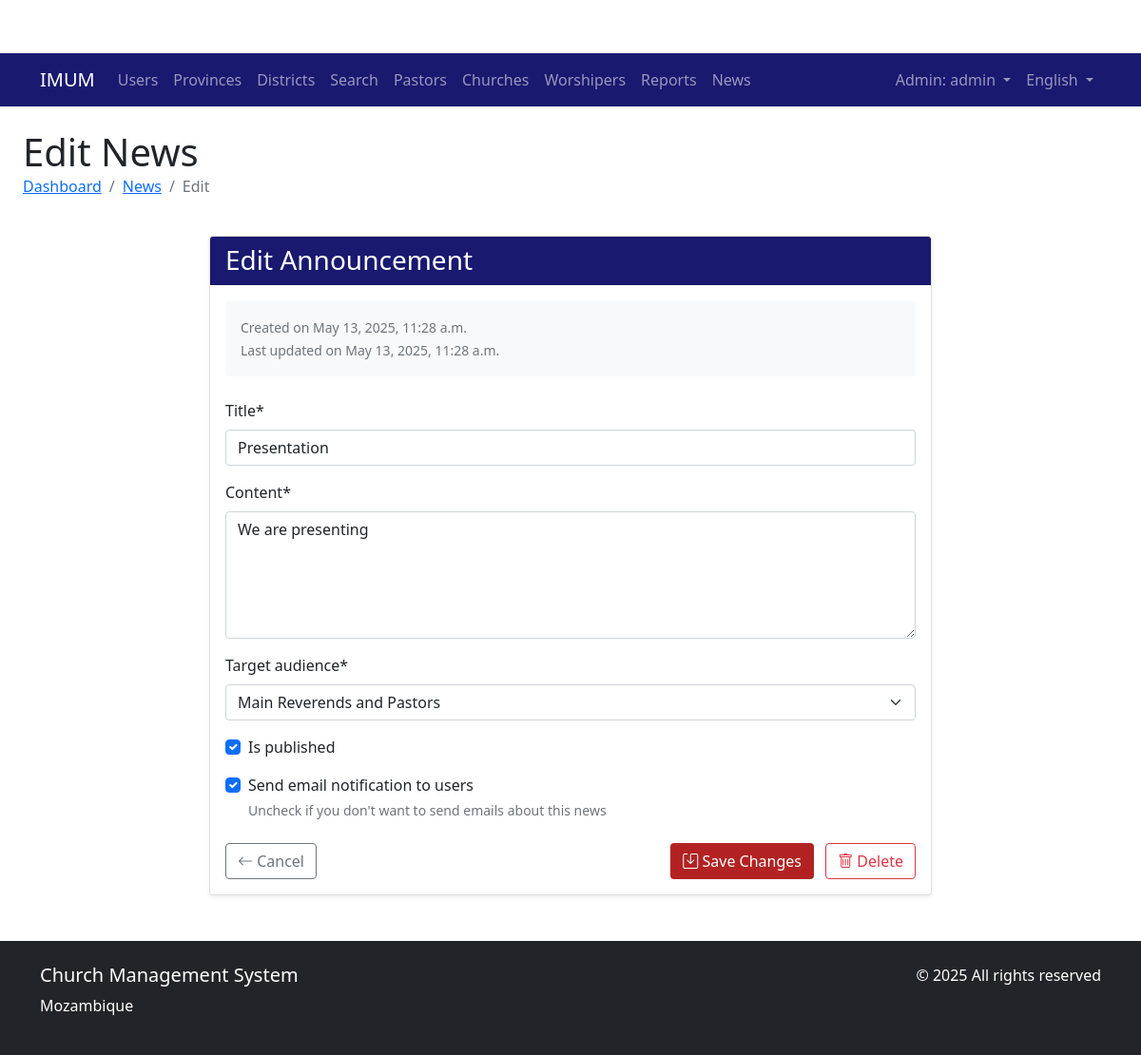
The app's page /news/13/edit/ (signed in) with its own data.
### church/models.py (models this page shows, shortened)
class User(AbstractUser):
    ROLE_CHOICES = (
        ('ADMIN', _('Admin')),
        ('MAIN_REVEREND', _('Main Reverend')),
        ('PASTOR', _('Pastor')),
    )
    GENDER_CHOICES = (
        ('M', _('Male')),
        ('F', _('Female')),
        ('O', _('Other')),
    )
    PASTOR_CATEGORY_CHOICES = (
        ('DEACON', _('Deacon')),
        ('PROBATIONARY', _('Probationary')),
        ('PRESBYTER', _('Presbyter')),
    )
    role = models.CharField(max_length=20, choices=ROLE_CHOICES, default='PASTOR')
    phone_number = models.CharField(max_length=20, blank=True, null=True)
    profile_picture = models.ImageField(upload_to='profile_pics/', blank=True, null=True)
    address = models.TextField(blank=True, null=True)
    gender = models.CharField(max_length=1, choices=GENDER_CHOICES, blank=True, null=True)
    date_of_birth = models.DateField(blank=True, null=True)
    created_by = models.ForeignKey(
        'self',
        on_delete=models.SET_NULL,
        null=True,
        blank=True,
        related_name='created_users',
        verbose_name=_('Created By')
    )
    groups = models.ManyToManyField(
        Group,
        verbose_name=_('groups'),
        blank=True,
        help_text=_(
            'The groups this user belongs to. A user will get all permissions '
            'granted to each of their groups.'
        ),
        related_name="church_user_set",
        related_query_name="church_user",
    )
    user_permissions = models.ManyToManyField(
        Permission,
        verbose_name=_('user permissions'),
        blank=True,
        help_text=_('Specific permissions for this user.'),
        related_name="church_user_set",
        related_query_name="church_user",
    )
    pastor_category = models.CharField(
        max_length=20,
        choices=PASTOR_CATEGORY_CHOICES,
        null=True,
        blank=True,
        verbose_name=_('Pastor Category')
    )
    class Meta:
        verbose_name = _('user')
        verbose_name_plural = _('users')

class News(models.Model):
    title = models.CharField(max_length=200)
    content = models.TextField()
    author = models.ForeignKey(User, on_delete=models.CASCADE)
    created_at = models.DateTimeField(auto_now_add=True)
    updated_at = models.DateTimeField(auto_now=True)
    is_published = models.BooleanField(default=True)
    emails_sent = models.BooleanField(default=False)
    email_sent_at = models.DateTimeField(null=True, blank=True)
    target_audience = models.CharField(max_length=20, choices=(
        ('ALL', _('All Users')),
        ('REVERENDS', _('Main Reverends and Pastors')),
        ('PASTORS', _('Pastors Only')),
    ), default='ALL')
    class Meta:
        verbose_name = _('News')
        verbose_name_plural = _('News')
        ordering = ['-created_at']

### church/views.py (the view)
# urls.py: path('news/<int:pk>/edit/', views.news_edit, name='news_edit'),
@login_required
def news_edit(request, pk):
    if request.user.role not in ['ADMIN', 'MAIN_REVEREND']:
        messages.error(request, _('You do not have permission to access this page.'))
        return redirect('dashboard')
    news = get_object_or_404(News, pk=pk)
    if news.author != request.user and not (request.user.is_superuser or request.user.role == 'ADMIN'):
        messages.error(request, _('You can only edit your own news items.'))
        return redirect('news_list')
    if request.method == 'POST':
        form = NewsForm(request.POST, instance=news, user=request.user)
        if form.is_valid():
            news = form.save()
            if (news.is_published and form.cleaned_data.get('send_notification', True) and
                (not news.emails_sent or form.has_changed())):
                send_news_notification_task.delay(news.pk)  # Correct way to call the task
            messages.success(request, _('News item updated successfully!'))
            return redirect('news_list')
    else:
        form = NewsForm(instance=news, user=request.user)
    return render(request, 'church/news/edit.html', {'form': form, 'news': news})

### church/forms.py (shortened to what this page needs)
class NewsForm(forms.ModelForm):
    send_notification = forms.BooleanField(
        required=False,
        initial=True,
        label=_('Send email notification to users'),
        help_text=_('Uncheck if you don\'t want to send emails about this news')
    )
    class Meta:
        model = News
        fields = ['title', 'content', 'target_audience', 'is_published', 'send_notification']
        widgets = {
            'content': forms.Textarea(attrs={'rows': 5}),
        }
    def __init__(self, *args, **kwargs):
        self.user = kwargs.pop('user', None)
        super().__init__(*args, **kwargs)
        if self.user and self.user.role == 'MAIN_REVEREND':
            self.fields['target_audience'].choices = [
                ('ALL', 'All Users'),
                ('REVERENDS', 'Main Reverends and Pastors'),
                ('PASTORS', 'Pastors Only'),
            ]
        elif self.user and self.user.role == 'PASTOR':
            self.fields['target_audience'].choices = [
                ('ALL', 'All Users'),
            ]
            self.fields['target_audience'].initial = 'ALL'
            self.fields['target_audience'].widget.attrs['disabled'] = True

### templates/church/news/edit.html (shortened to what this page needs)
{% extends "church/base.html" %}
{% load i18n crispy_forms_tags %}
{% block content %}
<div class="container-fluid">
    <div class="row mb-4">
        <div class="col">
            <h1 class="mb-0">{% trans "Edit News" %}</h1>
            <nav aria-label="breadcrumb">
                <ol class="breadcrumb">
                    <li class="breadcrumb-item"><a href="{% url 'church:dashboard' %}">{% trans "Dashboard" %}</a></li>
                    <li class="breadcrumb-item"><a href="{% url 'church:news_list' %}">{% trans "News" %}</a></li>
                    <li class="breadcrumb-item active" aria-current="page">{% trans "Edit" %}</li>
                </ol>
            </nav>
        </div>
    </div>
    <div class="row justify-content-center">
        <div class="col-lg-8">
            <div class="card shadow-sm">
                <div class="card-header" style="background-color: #191970; color: white;">
                    <h3 class="card-title mb-0">{% trans "Edit Announcement" %}</h3>
                </div>
                <div class="card-body">
                    <div class="mb-4 p-3 bg-light rounded">
                        <small class="text-muted">{% trans "Created on" %} {{ news.created_at|date:"DATETIME_FORMAT" }}</small>
                        {% if news.updated_at != news.created_at %}
                        <br>
                        <small class="text-muted">{% trans "Last updated on" %} {{ news.updated_at|date:"DATETIME_FORMAT" }}</small>
                        {% endif %}
                    </div>
                    <form method="post">
                        {{ form|crispy }}
                        <div class="d-flex justify-content-between mt-4">
                            <a href="{% url 'church:news_list' %}" class="btn btn-outline-secondary">
                                <i class="bi bi-arrow-left"></i> {% trans "Cancel" %}
                            </a>
                            <div>
                                <button type="submit" class="btn" style="background-color: #B22222; color: white;">
                                    <i class="bi bi-save"></i> {% trans "Save Changes" %}
                                </button>
                                <a href="{% url 'church:news_delete' news.pk %}" class="btn btn-outline-danger ms-2">
                                    <i class="bi bi-trash"></i> {% trans "Delete" %}
                                </a>
                            </div>
                        </div>
                    </form>
                </div>
            </div>
        </div>
    </div>
</div>
{% endblock %}

### templates/church/base.html (shortened to what this page needs)
<!DOCTYPE html>
{% load i18n static %}
<html lang="{% if LANGUAGE_CODE %}{{ LANGUAGE_CODE }}{% else %}en{% endif %}">
<head>
    <link href="https://cdn.jsdelivr.net/npm/bootstrap@5.1.3/dist/css/bootstrap.min.css" rel="stylesheet">
    <link rel="stylesheet" href="https://cdn.jsdelivr.net/npm/bootstrap-icons@1.8.1/font/bootstrap-icons.css">
    <link rel="stylesheet" href="{% static 'css/custom.css' %}">
</head>
<body>
    <nav class="navbar navbar-expand-lg navbar-dark" style="background-color: #191970;">
        <div class="container">
            <a class="navbar-brand" href="{% url 'church:dashboard' %}">IMUM</a>
            <div class="collapse navbar-collapse" id="navbarNav">
                <ul class="navbar-nav me-auto">
                    {% if user.is_authenticated %}
                        {% if user.is_superuser or user.role == 'ADMIN' %}
                            <li class="nav-item">
                                <a class="nav-link" href="{% url 'church:user_list' %}">{% trans "Users" %}</a>
                            </li>
                            <li class="nav-item">
                                <a class="nav-link" href="{% url 'church:province_list' %}">{% trans "Provinces" %}</a>
                            </li>
                            <li class="nav-item">
                                <a class="nav-link" href="{% url 'church:district_list' %}">{% trans "Districts" %}</a>
                            </li>
                            <li class="nav-item">
                                <a class="nav-link" href="{% url 'church:search' %}">{% trans "Search" %}</a>
                            </li>
                        {% endif %}
                        {% if user.is_superuser or user.role == 'ADMIN' or user.role == 'MAIN_REVEREND' %}
                            <li class="nav-item">
                                <a class="nav-link" href="{% url 'church:pastor_list' %}">{% trans "Pastors" %}</a>
                            </li>
                            <li class="nav-item">
                                <a class="nav-link" href="{% url 'church:church_list' %}">{% trans "Churches" %}</a>
                            </li>
                        {% endif %}
                        <li class="nav-item">
                            <a class="nav-link" href="{% url 'church:worshiper_list' %}">{% trans "Worshipers" %}</a>
                        </li>
                        <li class="nav-item">
                            <a class="nav-link" href="{% url 'church:reports' %}">{% trans "Reports" %}</a>
                        </li>
                        <li class="nav-item">
                            <a class="nav-link" href="{% url 'church:news_list' %}">{% trans "News" %}</a>
                        </li>
                    {% endif %}
                </ul>
                <ul class="navbar-nav">
                    {% if user.is_authenticated %}
                        <li class="nav-item dropdown">
                            <a class="nav-link dropdown-toggle" href="#" id="navbarDropdown" role="button" data-bs-toggle="dropdown">
                                {{ user.get_role_display }}: {{ user.username }}
                            </a>
                        </li>
                    {% else %}
                        <li class="nav-item">
                            <a class="nav-link" href="{% url 'church:login' %}">{% trans "Login" %}</a>
                        </li>
                    {% endif %}
                    <li class="nav-item dropdown">
                        <a class="nav-link dropdown-toggle" href="#" id="languageDropdown" role="button" data-bs-toggle="dropdown">
                            {% if LANGUAGE_CODE == 'pt' %}Português{% else %}English{% endif %}
                        </a>
                    </li>
                </ul>
            </div>
        </div>
    </nav>
    <div class="container-fluid mt-4">
        {% block content %}
        {% endblock %}
    </div>
    <footer class="bg-dark text-white py-4 mt-5">
        <div class="container">
            <div class="row">
                <div class="col-md-6">
                    <h5>{% trans "Church Management System" %}</h5>
                    <p>{% trans "Mozambique" %}</p>
                </div>
                <div class="col-md-6 text-md-end">
                    <p>&copy; {% now "Y" %} {% trans "All rights reserved" %}</p>
                </div>
            </div>
        </div>
    </footer>
</body>
</html>

### static/css/custom.css (style rules this page uses)
:root { --primary-color: #B22222; --secondary-color: #191970; }
body { padding-top: 56px; }
.navbar { background-color: var(--secondary-color) !important; }
.card-header { font-weight: 600; }

### records on screen
User: role "Admin", username "admin"
News: created_at "May 13, 2025, 11:28 a.m.", updated_at "May 13, 2025, 11:28 a.m.", title "Presentation", content "We are presenting", target_audience "Main Reverends and Pastors", is_published "☑"
